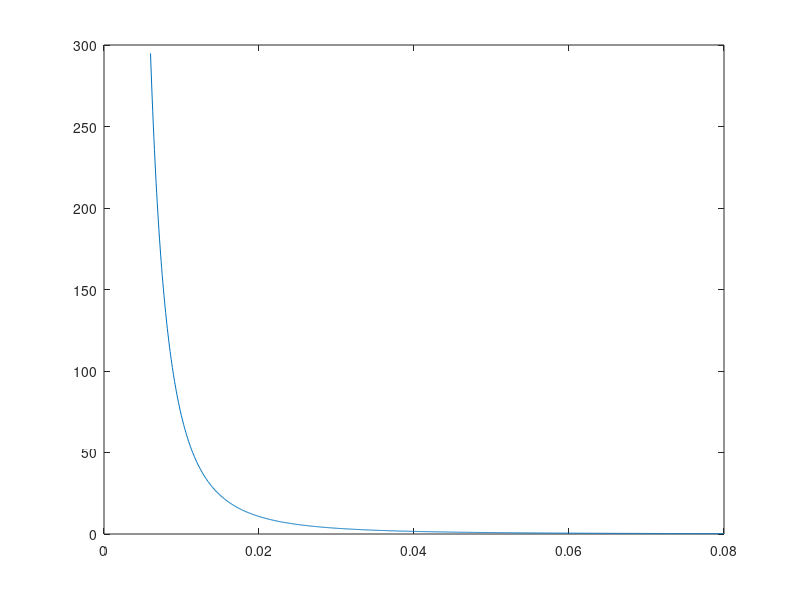

Source code (MATLAB): (Note: this script raises an error after producing the figure.)
clear; close all; clc;
% this script uses the inverse sampling transform method to prescribe a PDF
% and sample according to it using the inverse of the CDF.
% It tries to use chebfun, because it's fast at this, but it will fall back
% gracefully to a mostly accurate approximation using a manually
% constructed function.

% define texture size
N = 512;
L = 6.0;

% base pixel array (N,N,RGB)
holes = zeros(512,512,3);
holes(:,:,1) = 1;

% how many holes
nholes = 10000;

% here we do the sampling
%
% p(R) ~ R^a, a=-2.75, for 0.006 cm < R < 0.08 cm
%
a = -2.75; p = @(R)(R.^a);

try
	% we will use the inverse sampling transform method through chebfun
	eotgpbhbrg
	addpath ~/Documents/MATLAB/chebfun/
	p = chebfun(p,[0.006, 0.08]);
	density = p/sum(p);
	cdf = cumsum(density);
	cdfinv = inv(cdf);
	
	R = cdfinv(rand(nholes,1));
	
catch
	
	density = @(R)(p(R)/integral(p,0.006,0.08));
	
	fprintf('Could not find chebfun for the inverse sampling transform method. \nWill approximate with hand-tuned p(R)=R^-2.75...\n');
	p1 =     -0.1728;%  (-2.459, 2.113)
	p2 =      0.1166;%  (-1.591, 1.824)
	p3 =      0.8268;%  (-9.584, 11.24)
	p4 =      -1.114;%  (-15.31, 13.08)
	p5 =      0.2395;%  (-2.75, 3.229)
	p6 =     0.09985;%  (-1.222, 1.422)
	q1 =      -108.9;%  (-1476, 1258)
	q2 =       284.8;%  (-3344, 3913)
	q3 =      -226.4;%  (-3113, 2660)
	q4 =       32.89;%  (-372.1, 437.9)
	q5 =       16.54;%  (-202.4, 235.5)
	
	cdfinv = @(x)(p1*x.^5 + p2*x.^4 + p3*x.^3 + p4*x.^2 + p5*x + p6) ./...
					(x.^5 + q1*x.^4 + q2*x.^3 + q3*x.^2 + q4*x + q5);
	
	
	R = cdfinv(rand(nholes,1));
	
end

figure(1);
rr = linspace(0.006,0.08,1024);
plot(rr,density(rr),'-'); hold on; histogram(R,'Normalization','pdf');
legend({'PDF, $p(R) \propto R^{\alpha}$','Sampled'},'interpreter','latex');
xlabel('$R$','Interpreter','latex');
set(gca,'XScale','log','YScale','log');
drawnow();


for n=1:nholes
	
	% initially assume it's not open to force a position generation and check
	isopen = 0;
	
	% for now, make this a float
	r = R(n)*N/L;
	
	% track the number of checks per hole
	nchecks = 0;
	
	% while looking for a place to put it
	while ~isopen
		
		% position of hole
		X = randi(N);
		Y = randi(N);
		
		% assume open until shown otherwise
		isopen = 1;
		
		% cartesian grid covering hole
		for ix=X + round(-r:r)
			for iy=Y + round(-r:r)
				
				if ix >= 1 && ix <= N && iy >= 1 && iy <= N
					
					% test for within hole region
					if (ix - X)^2 + (iy - Y)^2 < r^2
						
						% test intersection with an existing hole already in
						% texture
						if holes(ix,iy,1) < 0.5	%red channel is read by phase
							isopen = isopen*0;
						else
							isopen = isopen*1;
						end
						
					end
				end
			end
		end
		
		nchecks = nchecks+1;
		if nchecks > nholes
			fprintf('Too many checks, likely too dense hole concentration.\nTry decreasing nholes.\n');
			break;
		end
	end
	
	% now that we have a valid position and radius we make a hole
	% cartesian grid covering hole
	if isopen
		for ix=X + round(-r:r)
			for iy=Y + round(-r:r)

				if ix >= 1 && ix <= N && iy >= 1 && iy <= N

					% test for within hole region
					if (ix - X)^2 + (iy - Y)^2 < r^2

						holes(ix,iy,1) = 0; 

					end
				end
			end
		end
	end
end

% show the holes
figure(2);
imshow(holes);
drawnow();

% export the image
imwrite(holes, './holes.png');